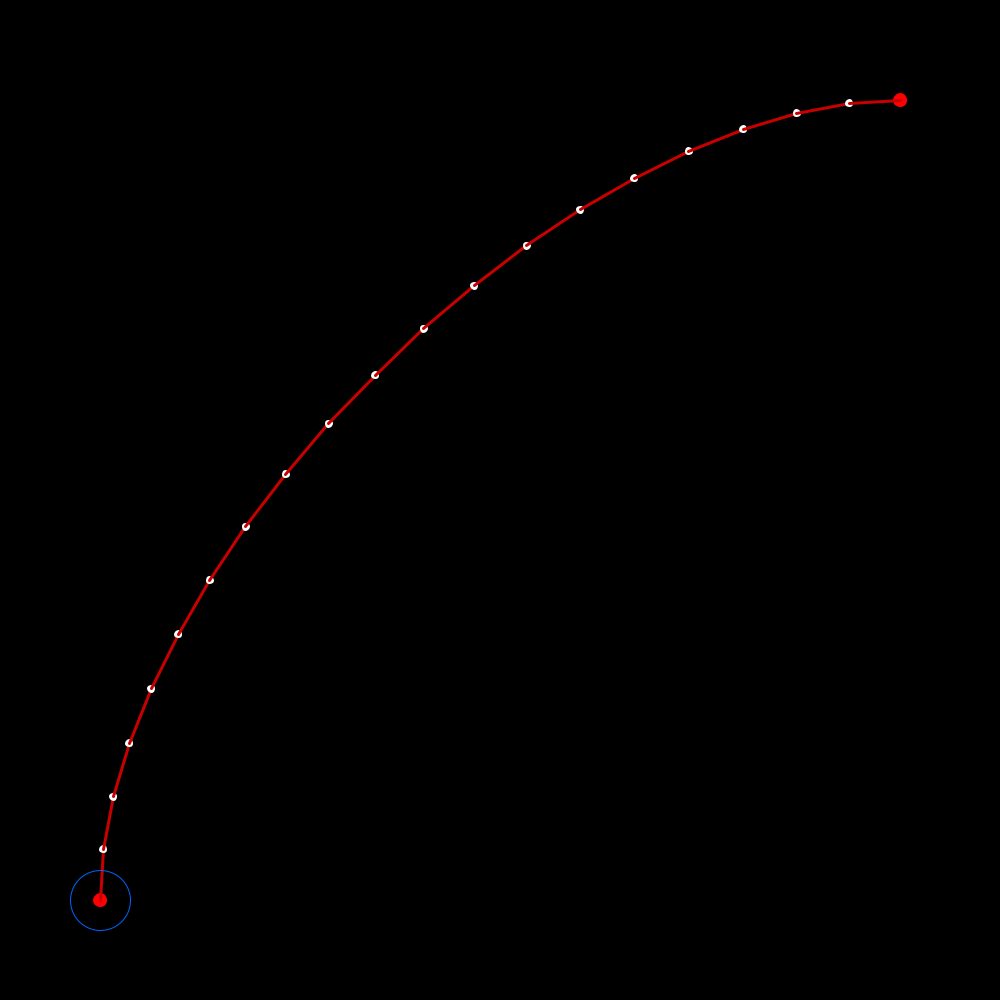
Frame 1 (no input)
Frame 60 (the mouse pressed at the canvas centre just before this capture): identical to frame 1, image omitted
Frame 120 (the mouse held since frame 60 and released just before this capture): identical to frame 1, image omitted

The Processing sketch that drew this single still picture (run headless with seeded random() and noise(); from frame 60 on, the mouse is pressed at the canvas centre):

// Processing sketch: Splines
// ── Splines.pde
final float SCALE = 100;
final int FRAMERATE = 60;
final float MAX_VEL = 4, MAX_ACCEL = 3, VEL_CONST = 2;
int numSegments = 20;
int numWayPoints = 2;
int numSplines = 1;
ArrayList<WayPoint> wayPoints;
ArrayList<Spline> splines;
WayPoint selected = null;
boolean leftPressed = false, rightPressed = false, upPressed = false, downPressed = false, enterPressed = false;
boolean minusPressed = false, plusPressed = false, shiftPressed = false, lessPressed = false, morePressed = false;
boolean playing = false, enterAtck = false;
boolean backPressed = false, backAtck = false;
Robot robot;
float LookAheadDist = 0.3;

void setup() {
  
  size(1000, 1000);
  ellipseMode(CENTER);
  wayPoints = new ArrayList<WayPoint>();
  wayPoints.add(new WayPoint(1, 1, 90, 10)); //index 0
  wayPoints.add(new WayPoint(9, 9, 0, 10)); //index 0
  splines = new ArrayList<Spline>();
  splines.add(new Spline(wayPoints.get(0), wayPoints.get(1)));
  splines.get(0).update();
  frameRate(60);
  //for(int i = 0; i < spline.numSegments; i++)
    //println(spline.endPoints.get(i)[0] + ", " + spline.endPoints.get(i)[1]);
  
}

void draw() {
  
  background(0);
  for(int i = 0; i < numWayPoints; i++)
    wayPoints.get(i).show();
  for(int i = 0; i < numSplines; i++) {
    splines.get(i).update();
    splines.get(i).show();
  }
  infoBox();
  
  if(playing) {
    robot.show();
    robot.followPath();
  }
  
  else {
    if(selected != null) {
      if(leftPressed && !rightPressed)
        selected.setHeading(selected.getHeading() + 1);
      else if(rightPressed && !leftPressed)
        selected.setHeading(selected.getHeading() - 1);
      
      if(upPressed && !downPressed && selected.getTension() < 40)
        selected.setTension(selected.getTension() + 1);
      else if(downPressed && !upPressed && selected.getTension() > 5)
        selected.setTension(selected.getTension() - 1);
    }
    
    if(plusPressed && !minusPressed && numSegments < 100)
      numSegments ++;
    else if(minusPressed && !plusPressed && numSegments > 5)
      numSegments --;
      
    if(morePressed && !lessPressed && LookAheadDist < 1)
      LookAheadDist += 0.01;
    else if(lessPressed && !morePressed && LookAheadDist > 0.2)
      LookAheadDist -= 0.01;
      
    if(!backPressed)
      backAtck = false;
    else if(!backAtck) {
      backAtck = true;
      if(numSplines > 0) {
        splines.remove(numSplines-1);
        numSplines --;
        wayPoints.remove(numWayPoints-1);
        numWayPoints --;
      }
    }
      
    //shows lookahead circle
    noFill();
    strokeWeight(1);
    stroke(0, 100, 255);
    arc((wayPoints.get(0).getX())*SCALE, 1000-(wayPoints.get(0).getY())*SCALE, LookAheadDist*2*SCALE, LookAheadDist*2*SCALE, 0, 2*PI);
  }
    
  if(!enterPressed)
    enterAtck = false;
  else if(!enterAtck) {
    enterAtck = true;
    //robot = new Robot(splines.get(0), LookAheadDist);
    robot = new Robot(combineAll(splines), LookAheadDist);
    playing = !playing;
  }
  
  if(shiftPressed)
    frameRate(5);
  else
    frameRate(60);
  
}

void mousePressed() {
  for(int i = 0; i < numWayPoints; i++) {
    wayPoints.get(i).setSelection(false);
    selected = null;
  }
  for(int i = 0; i < numWayPoints; i++) {
    if(dist(mouseX, mouseY, wayPoints.get(i).getX()*SCALE, 1000-wayPoints.get(i).getY()*SCALE) <= 15) {
      wayPoints.get(i).setSelection(true);
      selected = wayPoints.get(i);
      break;
    }
  }
  if(mouseButton == RIGHT)
    addWayPoint();
}

void mouseDragged() {
  if(selected != null) {
    selected.setX(mouseX / SCALE);
    selected.setY((1000-mouseY) / SCALE);
  }
}

void infoBox() {
  if(mouseButton == 0) {
    for(Spline i: splines) {
      for(int j = 0; j < numSegments+1; j++) {
          if(dist(mouseX, mouseY, i.endPoints.get(j).x*SCALE, 1000-i.endPoints.get(j).y*SCALE) <= 10) {
            //highlighting the endPoint
            fill(255, 0, 0);
            stroke(255);
            strokeWeight(2);
            ellipse(i.endPoints.get(j).x*SCALE, 1000-i.endPoints.get(j).y*SCALE, 10, 10);
            //info box
            fill(0, 255, 255);
            rectMode(CORNER);
            rect((i.endPoints.get(j).x+0.1)*SCALE, 1000-(i.endPoints.get(j).y-0.1)*SCALE, 2*SCALE, 1*SCALE);
            textSize(15);
            fill(0);
            text("x: " + i.endPoints.get(j).x, (i.endPoints.get(j).x+0.13)*SCALE, 1000-(i.endPoints.get(j).y-0.25)*SCALE);
            text("y: " + i.endPoints.get(j).y, (i.endPoints.get(j).x+0.13)*SCALE, 1000-(i.endPoints.get(j).y-0.40)*SCALE);
            text("target vel: " + i.endPoints.get(j).vel, (i.endPoints.get(j).x+0.13)*SCALE, 1000-(i.endPoints.get(j).y-0.55)*SCALE);
            text("heading: " + i.endPoints.get(j).heading*180/PI, (i.endPoints.get(j).x+0.13)*SCALE, 1000-(i.endPoints.get(j).y-0.70)*SCALE);
            text("curvature: " + abs(i.endPoints.get(j).curvature), (i.endPoints.get(j).x+0.13)*SCALE, 1000-(i.endPoints.get(j).y-0.85)*SCALE);
            text("radius: " + i.endPoints.get(j).radius, (i.endPoints.get(j).x+0.13)*SCALE, 1000-(i.endPoints.get(j).y-1)*SCALE);
            break;
          }
      }
    }
  }
}

void addWayPoint() {
  wayPoints.add(new WayPoint(mouseX/SCALE, (1000-mouseY)/SCALE, 0, 10));
  numWayPoints ++;
  splines.add(new Spline(wayPoints.get(numWayPoints-2), wayPoints.get(numWayPoints-1)));
  numSplines ++;
}

void keyPressed() {
  if(keyCode == LEFT)
    leftPressed = true;
  if(keyCode == RIGHT)
    rightPressed = true;
  if(keyCode == UP)
    upPressed = true;
  if(keyCode == DOWN)
    downPressed = true;
  if(keyCode == ENTER)
    enterPressed = true;
  if(key == '-')
    minusPressed = true;
  if(key == '=')
    plusPressed = true;
  if(keyCode == SHIFT)
    shiftPressed = true;
  if(key == ',')
    lessPressed = true;
  if(key == '.')
    morePressed = true;
  if(keyCode == BACKSPACE)
    backPressed = true;
}

void keyReleased() {
  if(keyCode == LEFT)
    leftPressed = false;
  if(keyCode == RIGHT)
    rightPressed = false;
  if(keyCode == UP)
    upPressed = false;
  if(keyCode == DOWN)
    downPressed = false;
  if(keyCode == ENTER)
    enterPressed = false;
  if(key == '-')
    minusPressed = false;
  if(key == '=')
    plusPressed = false;
  if(keyCode == SHIFT)
    shiftPressed = false;
  if(key == ',')
    lessPressed = false;
  if(key == '.')
    morePressed = false;
  if(keyCode == BACKSPACE)
    backPressed = false;
}


class WayPoint {
  
  float x, y, tension;
  float heading;
  boolean selected;
  
  public WayPoint(float x_, float y_, float heading_, float tension_) {
      x= x_;
      y= y_;
      heading = heading_;
      tension = tension_;
      selected = false;
  }
  
  public void show() {
    stroke(0);
    if(selected) {
      fill(255);
      ellipse(x*SCALE, 1000-y*SCALE, 25, 25);
    }
    fill(255, 0, 0);
    ellipse(x*SCALE, 1000-y*SCALE, 15, 15);
  }
  
  public void setX(float newX) {
    x = newX;
  }
  
  public float getX() {
    return x;
  }
  
  public void setY(float newY) {
    y = newY;
  }
  
  public float getY() {
    return y;
  }
  
  public void setHeading(float newHeading) {
    heading = newHeading;
  }
  
  public float getHeading() {
    return heading;
  }
  
  public float getHeadingRad() {
    return heading * PI / 180;
  }
  
  public void setTension(float newTension) {
    tension = newTension;
  }
  
  public float getTension() {
    return tension;
  }
  
  public void setSelection(boolean rcv) {
    selected = rcv;
  }
  
  public boolean isSelected() {
    return selected;
  }
  
}

class EndPoint {
  
  float x, y, heading;
  float vel;
  float curvature, radius;
  
  public EndPoint(float x_, float y_, float heading_, float vel_, float curvature_) {
    x = x_;
    y = y_;
    curvature = curvature_;
    vel = vel_;
    heading = heading_;
    radius = curvature == 0 ? 0 : 1/abs(curvature);
  }
  
}

class Spline {
  
  WayPoint start, end;
  float a, b, c, d;
  float i, j, k, l;
  ArrayList<EndPoint> endPoints;
  float endVel = 0;
  
  public Spline(WayPoint start_, WayPoint end_) {
    start = start_;
    end = end_;
  }
  
  public void setEndVel(float endVel_) {
    endVel = endVel_;
  }
  
  public void update() {
    a = start.getTension() * cos(start.getHeadingRad()) + end.getTension() * cos(end.getHeadingRad()) + 2 * start.getX() - 2 * end.getX();
    b = -2 * start.getTension() * cos(start.getHeadingRad()) - end.getTension() * cos(end.getHeadingRad()) - 3 * start.getX() + 3 * end.getX();
    c = start.getTension() * cos(start.getHeadingRad());
    d = start.getX();
    
    i = start.getTension() * sin(start.getHeadingRad()) + end.getTension() * sin(end.getHeadingRad()) + 2 * start.getY() - 2 * end.getY();
    j = -2 * start.getTension() * sin(start.getHeadingRad()) - end.getTension() * sin(end.getHeadingRad()) - 3 * start.getY() + 3 * end.getY();
    k = start.getTension() * sin(start.getHeadingRad());
    l = start.getY();
    
    endPoints = new ArrayList<EndPoint>();
    float t, x, y, heading, vel, curvature;
    float x_, y_, x__, y__;
    for(int n = 0; n <= numSegments; n++) {
      t = (float)n / (float)numSegments;
      x = a*t*t*t + b*t*t + c*t + d;
      y = i*t*t*t + j*t*t + k*t + l;
      x_ = 3*a*t*t + 2*b*t + c;
      y_ = 3*i*t*t + 2*j*t + k;
      x__ = 6*a*t + 2*b;
      y__ = 6*i*t + 2*j;
      heading = atan2(y_, x_);
      curvature = (x_*y__ - y_*x__) / pow((x_*x_ + y_*y_), 1.5);
      vel = min(abs(VEL_CONST / curvature), MAX_VEL);
      endPoints.add(new EndPoint(x, y, heading, vel, curvature));
    }
    adjustVel();
  }
  
  private void adjustVel() {
    float segmentDist;
    endPoints.get(numSegments).vel = endVel;
    for(int i = numSegments-1; i >= 0; i--) {
      segmentDist = dist(endPoints.get(i).x, endPoints.get(i).y, endPoints.get(i+1).x, endPoints.get(i+1).y);
      endPoints.get(i).vel = min(endPoints.get(i).vel, sqrt(pow(endPoints.get(i+1).vel, 2) + 2*MAX_ACCEL*segmentDist));
    }
  }
  
  public void show() {
    //println(a + " | " + b + " | " + c + " | " + d + " || " + i + " | " + j + " | " + k + " | " + l);
    stroke(5);
    for(int i = 0; i < numSegments; i++) {
      fill(255);
      stroke(255);
      if(i > 0)
        ellipse(endPoints.get(i).x*SCALE, 1000-endPoints.get(i).y*SCALE, 5, 5);
      stroke(200, 0, 0);
      strokeWeight(3);
      line(endPoints.get(i).x*SCALE, 1000-endPoints.get(i).y*SCALE, endPoints.get(i+1).x*SCALE, 1000-endPoints.get(i+1).y*SCALE);
    }
  }
  
}

Spline combineAll(ArrayList<Spline> ArrL) {
  Spline rtn = new Spline(ArrL.get(0).start, ArrL.get(ArrL.size()-1).end);
  rtn.endPoints = new ArrayList<EndPoint>();
  for(int s = 0; s < ArrL.size(); s++) {
    for(int e = 0; e < numSegments; e++) {
      rtn.endPoints.add(ArrL.get(s).endPoints.get(e));
    }
  }
  rtn.endPoints.add(ArrL.get(ArrL.size()-1).endPoints.get(numSegments));
  return rtn;
}

class Robot {
  
  float x, y, heading, vel, lastVel = 0;
  int lastClosePointIndex;
  float lookAheadDist;
  float goalX, goalY;
  int lastGoalIndex = 0;
  float lastGoalT = 0;
  Spline path;
  
  public Robot(Spline newPath, float lookAheadDist_) {
    path = newPath;
    x = path.endPoints.get(0).x;
    y = path.endPoints.get(0).y;
    heading = path.endPoints.get(0).heading;
    lastClosePointIndex = 0;
    lookAheadDist = lookAheadDist_;
  }
  
  public void show() {
    float newX = x * SCALE, newY = 1000- y * SCALE;
    float plotX, plotY;
    float theta1, theta2, thetaF, d;
    theta1 = atan2(newY, newX);
    theta2 = -heading;
    d = sqrt(newX*newX + newY*newY);
    thetaF = theta1-theta2;
    rectMode(CENTER);
    noStroke();
    fill(150);
    rotate(theta2);
    plotX = d*cos(thetaF);
    plotY = d*sin(thetaF);
    rect(plotX, plotY, 20, 20);
    fill(0);
    stroke(0);
    strokeWeight(3);
    ellipse(plotX, plotY, 5, 5);
    rotate(-theta2);
    //shows lookahead circle
    noFill();
    strokeWeight(1);
    stroke(0, 100, 255);
    arc(x*SCALE, 1000-y*SCALE, lookAheadDist*2*SCALE, lookAheadDist*2*SCALE, 0, 2*PI);
  }
  
  public void followPath() {
    //shows the closest point
    fill(255);
    int closestPointIndex = closestPoint();
    fill(0, 255, 0);
    strokeWeight(3);
    stroke(0, 255, 0);
    ellipse(path.endPoints.get(closestPointIndex).x*SCALE, 1000-path.endPoints.get(closestPointIndex).y*SCALE, 5, 5);
    //finds and shows point of intersection btwn lookahead circle and path
    for(int i = (numSegments*numSplines)-1; i >=0; i--) {
      float intersection = findIntersection(i);
      if(intersection >= 0 && (i > lastGoalIndex || (i == lastGoalIndex && intersection >= lastGoalT))) { //makes sure the goal point is moving forward
        lastGoalIndex = i;
        lastGoalT = intersection;
        goalX = path.endPoints.get(i).x + (path.endPoints.get(i+1).x - path.endPoints.get(i).x)*intersection;
        goalY = path.endPoints.get(i).y + (path.endPoints.get(i+1).y - path.endPoints.get(i).y)*intersection;
        break;
      }
    }
    strokeWeight(3);
    stroke(0, 100, 255);
    fill(0, 100, 255);
    ellipse(goalX*SCALE, 1000-goalY*SCALE, 5, 5);
    //draws circle path that is to be followed
    float curvature = getCurvature();
    float radius = 1 / abs(curvature);
    float centerX, centerY;
    float radialAngle = heading + PI/2;
    centerX = -1 / curvature * cos(radialAngle) + x;
    centerY = -1 / curvature * sin(radialAngle) + y;
    stroke(255, 255, 0);
    strokeWeight(1);
    noFill();
    if(abs(curvature) < 0.01) {
      float angle = atan2(goalY-y, goalX-x);
      line((x-15*cos(angle))*SCALE, 1000-(y-15*sin(angle))*SCALE, (x+15*cos(angle))*SCALE, 1000-(y+15*sin(angle))*SCALE);
    }
    else
      arc(centerX*SCALE, 1000-centerY*SCALE, 1/abs(curvature)*2*SCALE, 1/abs(curvature)*2*SCALE, 0, 2*PI);
    //rate limiter
    vel = path.endPoints.get(closestPointIndex).vel;
    vel = lastVel + constrain(vel-lastVel, -MAX_ACCEL*2/FRAMERATE, MAX_ACCEL/FRAMERATE);
    lastVel = vel;
    //updates position and movement of the robot
    if(curvature != 0) { //arc movement
      float angleVel = vel / radius; //angular velocity = tangential velocity * radius
      float relativeAngle = curvature < 0 ? heading - PI/2 : heading + PI/2; //angle of robot position relative to the center of the circle
      boolean clockwise = curvature > 0;
      angleVel = abs(angleVel) * (clockwise ? -1 : 1);
      relativeAngle += angleVel / FRAMERATE;
      heading += angleVel / FRAMERATE;
      x = centerX + cos(relativeAngle) * radius;
      y = centerY + sin(relativeAngle) * radius;
    }
    else { //straight line movement
      x += vel * cos(heading);
      y += vel * sin(heading);
    }
    //if the velocity is 0, the robot has reached the end and path following ends
    if(vel == 0 && closestPointIndex != 0)
      playing = false;
  }
  
  private int closestPoint() {
    float closestDist;
    int index = lastClosePointIndex;
    closestDist = dist(x, y, path.endPoints.get(lastClosePointIndex).x, path.endPoints.get(lastClosePointIndex).y);
    for(int i = lastClosePointIndex+1; i <= numSegments*numSplines; i++) {
      if(dist(x, y, path.endPoints.get(i).x, path.endPoints.get(i).y) <= closestDist) {
        closestDist = dist(x, y, path.endPoints.get(i).x, path.endPoints.get(i).y);
        index = i;
      }
    }
    lastClosePointIndex = index;
    return index;
  }
  
  class Vector {
    float x, y;
    public Vector(float x1, float y1, float x2, float y2) {
      x = x2-x1;
      y = y2-y1;
    }
    public float dot(Vector v) {
      return x*v.x + y*v.y;
    }
  }
  
  private float findIntersection(int index) {
    float startX = path.endPoints.get(index).x, startY = path.endPoints.get(index).y, endX = path.endPoints.get(index+1).x, endY = path.endPoints.get(index+1).y;
    Vector d = new Vector(startX, startY, endX, endY);
    Vector f = new Vector(x, y, startX, startY);
    float a, b, c, discriminant, r = lookAheadDist;
    float t1, t2;
    a = d.dot(d);
    b = 2*f.dot(d);
    c = f.dot(f) - r*r;
    discriminant = b*b - 4*a*c;
    if(discriminant < 0)
      return -1;
    else {
      float rtn = -1;
      discriminant = sqrt(discriminant);
      t1 = (-b - discriminant) / (2*a);
      t2 = (-b + discriminant) / (2*a);
      if(t1 >= 0 && t1 <= 1) rtn = t1;
      if(t2 >= 0 && t2 <= 1) if(t2 > rtn) rtn = t2;
      return rtn;
    }
  }
  
  private float getCurvature() {
    float a, b, c, X, sign;
    a = -tan(heading);
    b = 1;
    c = tan(heading) * x - y;
    X = abs(a * goalX + b * goalY + c) / sqrt(a*a + b*b);
    sign = signum(sin(heading)*(goalX-x) - cos(heading)*(goalY-y));
    return 2*X / (lookAheadDist*lookAheadDist) * sign;
  }
  
  private float signum(float a) {
    if(a > 0) return 1;
    if(a < 0) return -1;
    return 0;
  }
  
  public void newPath(Spline newPath_) {
    path = newPath_;
  }
  
}
